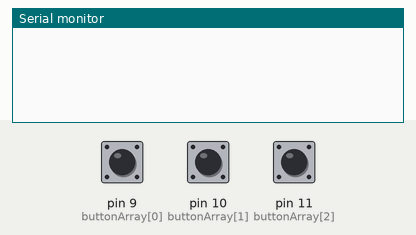
This sketch was run on a simulated Arduino Uno, built with avr-gcc and run on an emulated ATmega328P. Parts: the last lines printed to the serial monitor. The test bench sets the inputs (shaded band); at power-on: pin 9 (buttonArray[0]) HIGH, pin 10 (buttonArray[1]) HIGH, pin 11 (buttonArray[2]) HIGH.

Above: at 1.2 s.
1.3 s: pin 9 (buttonArray[0]) pulled LOW for 0.15 s
At 1.7 s:
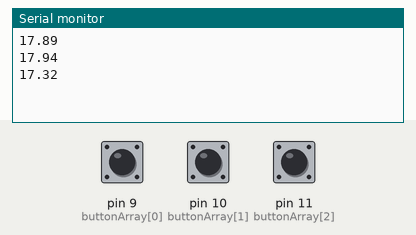
2.9 s: pin 10 (buttonArray[1]) pulled LOW for 0.15 s
At 4.0 s:
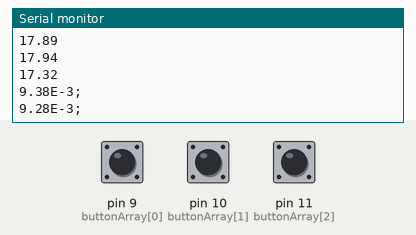
4.5 s: pin 11 (buttonArray[2]) pulled LOW for 0.15 s
At 4.9 s:
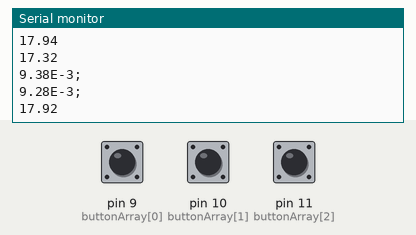
Timing chart, 0 to 7.5 s (numbered marks = the images above; inputs shaded):
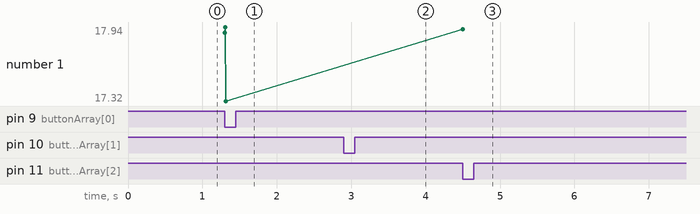

The sketch:

sketch_mar11b.ino
```cpp
const byte buttonArray[] = {9,10,11};
String waarden[]={"17.89;9.38E-3;STABLE;","17.94;9.28E-3;STABLE;",
"17.32;9.29E-2;UNSTABLE;"};


void setup() {
  // put your setup code here, to run once:
  Serial.begin(9600);

   for (int x=0; x<3; x++){
    pinMode(buttonArray[x],INPUT_PULLUP);
  }
}

void loop() {
  // put your main code here, to run repeatedly:
    if(!digitalRead(buttonArray[0])== HIGH){
      for(int i=0; i < 4; i++){
        Serial.println(waarden[i].substring(0,5));
      }
      delay(10);
      while(!digitalRead(buttonArray[0])){
      }
      delay(10);
    }

    if(!digitalRead(buttonArray[1])== HIGH){
      for(int i=0; i < 4; i++){
        if(waarden[i].substring(14,20) == (String)"STABLE"){
          Serial.println(waarden[i].substring(6,14));
        }
      }
      delay(10);
        while(!digitalRead(buttonArray[1])){}
      delay(10);
    }

    if(!digitalRead(buttonArray[2])== HIGH){
      float gemiddelde = 0;
      for(int i=0; i < 4; i++){
        if(waarden[i].substring(14,20) == (String)"STABLE"){
          gemiddelde += waarden[i].substring(0,5).toFloat();
        }
      }
      Serial.println(gemiddelde/2);
      delay(10);
      while(!digitalRead(buttonArray[2])){
      }
      delay(10);
    }
}
```

Measured:
- after the input at 1.3 s, the serial monitor: prints a new line at once (image 1)
- after the input at 2.9 s, the serial monitor: prints a new line at once (image 2)
- after the input at 4.5 s, the serial monitor: prints a new line at once (image 3)
- plotted number 1: 17.32 → 17.92 after the input at 4.5 s
